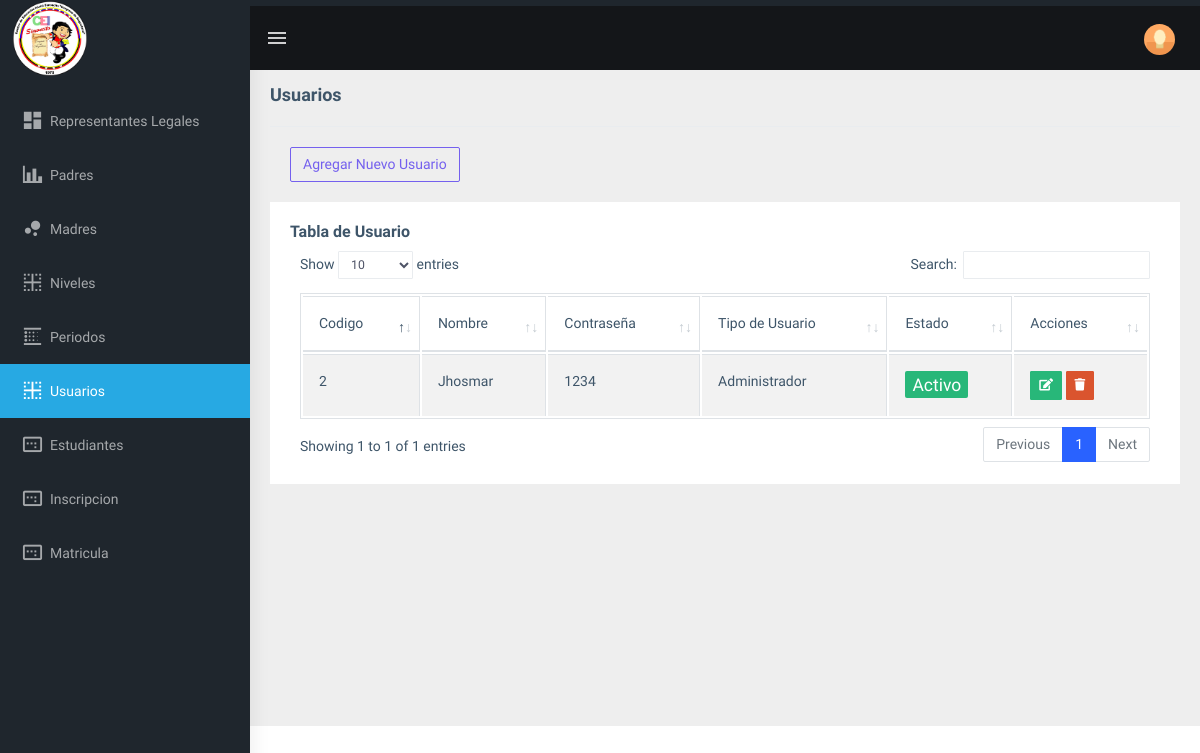
Screenshot of /admin/usuarios.php (signed in) with the database file from the repository.
### tables this page shows
CREATE TABLE `usuario` (
  `codigo_usuario` int(11) NOT NULL,
  `nombre_usuario` varchar(10) NOT NULL,
  `contrasena` varchar(21) NOT NULL,
  `tipodeusuario` int(3) NOT NULL,
  `codigo_estado` int(3) NOT NULL DEFAULT 1
);

CREATE TABLE `tipo_de_usuario` (
  `codigo_tusuario` int(3) NOT NULL,
  `Tipodeusuario` varchar(20) NOT NULL
);

CREATE TABLE `estado` (
  `codigo_estado` int(3) NOT NULL,
  `estado` varchar(25) NOT NULL
);

### admin/usuarios.php (the view, shortened to what this page needs)
<!DOCTYPE html>
<html dir="ltr" lang="en">
<head>
    <link href="../assets/libs/flot/css/float-chart.css" rel="stylesheet">
    <link rel="stylesheet" type="text/css" href="../assets/extra-libs/multicheck/multicheck.css">
    <link href="../assets/libs/datatables.net-bs4/css/dataTables.bootstrap4.css" rel="stylesheet">
    <link href="../dist/css/style.min.css" rel="stylesheet">
    <link href="css/formulario.css" rel="stylesheet">
</head>
<body>
    <?php
    include 'includes/navbar.php';
    include '../php/conexion.php';
    $sentencia = ("SELECT a.*, b.estado, c.Tipodeusuario FROM usuario a, estado b, tipo_de_usuario c
    WHERE a.codigo_estado=b.codigo_estado and c.codigo_tusuario=a.tipodeusuario and a.tipodeusuario!='1'");
    $mostrar = mysqli_query($conexion, $sentencia);
    ?>
    <div class="page-wrapper">
        <div class="page-breadcrumb">
            <div class="row">
                <div class="col-12 d-flex no-block align-items-center">
                    <h4 class="page-title">Usuarios</h4>
                </div>
            </div>
        </div>
        <div class="container-fluid">
            <div class="row">
                <div class="col-md-12">
                    <div class="border-top">
                        <div class="card-body">
                            <a href="acciones/agregar_usuario.php" type="button" class="btn btn-outline-primary">Agregar Nuevo Usuario</a>
                        </div>
                    </div>
                    <div class="card">
                        <div class="card-body">
                            <h5 class="card-title">Tabla de Usuario</h5>
                            <div class="table-responsive">
                                <table id="zero_config" class="table table-striped table-bordered">
                                    <thead>
                                        <tr>
                                            <th>Codigo</th>
                                            <th>Nombre</th>
                                            <th>Contraseña</th>
                                            <th>Tipo de Usuario</th>
                                            <th>Estado</th>
                                            <th>Acciones</th>
                                        </tr>
                                    </thead>
                                    <tbody>
                                        <?php
                                        while ($r = mysqli_fetch_array($mostrar)) {
                                            $estado = $r['codigo_estado'];
                                            $clase_estado = ($estado == 1) ? 'badge badge-success custom-badge' : 'badge badge-danger custom-badge';
                                        ?>
                                            <tr>
                                                <th><?php echo $r['codigo_usuario'] ?></th>
                                                <th><?php echo $r['nombre_usuario'] ?></th>
                                                <th><?php echo $r['contrasena'] ?></th>
                                                <th><?php echo $r['Tipodeusuario'] ?></th>
                                                <th><span class="<?php echo $clase_estado; ?>"><?php echo $r['estado']; ?></span></th>
                                                <th><?php echo "<a class='btn btn-success btn-sm'href='acciones/editar_usuarios.php?id=" . $r['codigo_usuario'] . "'><i class='fa fa-edit'></i></a>"; ?>
                                                    <button type="button" class="btn btn-danger btn-sm" data-toggle="modal" data-target="#elim<?php echo $r['codigo_usuario']; ?>"><i class="fa fa-trash"></i></button>
                                                </th>
                                            </tr>
                                        <?php
                                        }
                                        ?>
                                    </tbody>
                                </table>
                            </div>
                        </div>
                    </div>
                </div>
            </div>
        </div>
</body>
</html>

### admin/css/formulario.css (style rules this page uses)
* { box-sizing: border-box; }
.custom-badge { font-size: 1.25em; padding: 0.2em 0.4em; }

### rows the page displays
usuario: codigo_usuario "2", nombre_usuario "Jhosmar", contrasena "1234", tipodeusuario.Tipodeusuario "Administrador", codigo_estado.estado "Activo"
